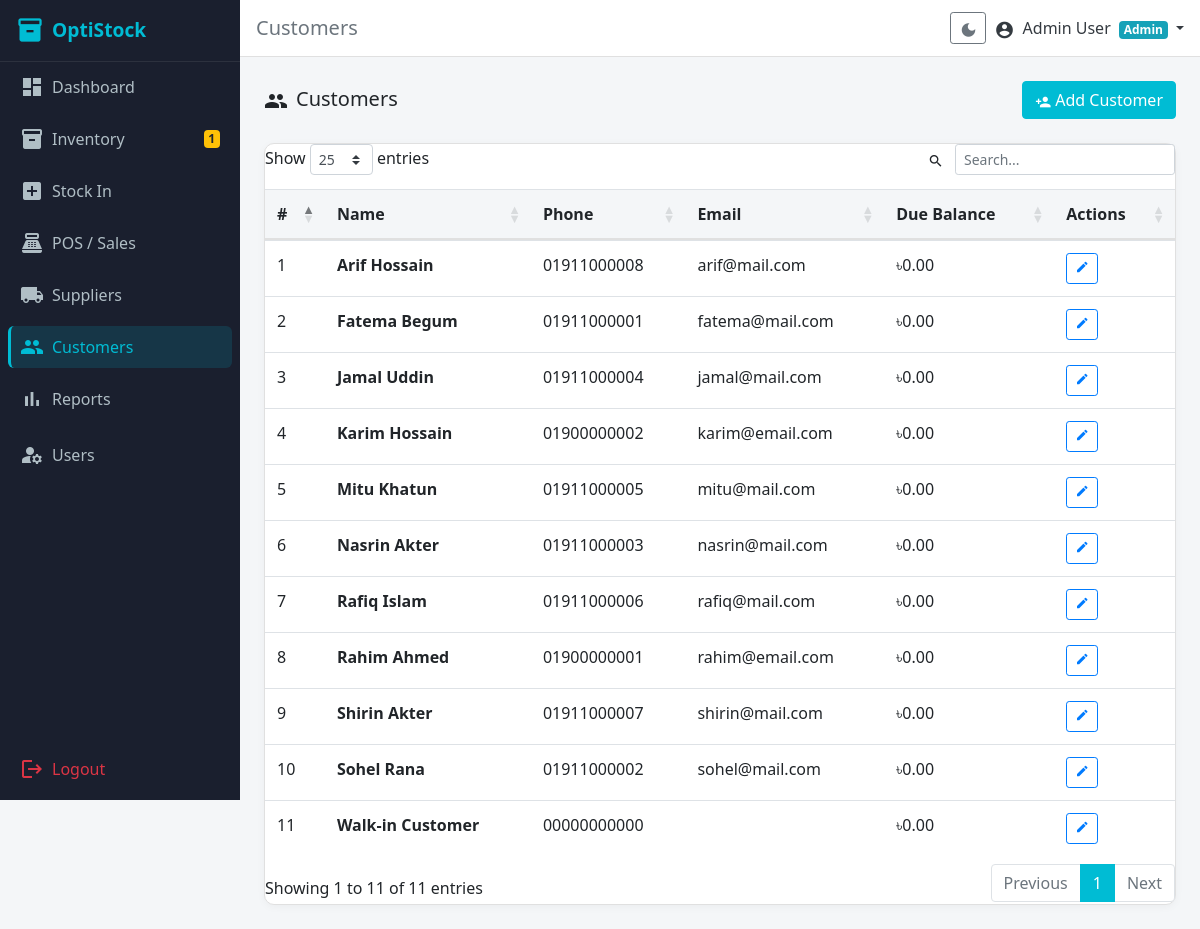
The app's page /modules/customers/index.php (signed in), older data.
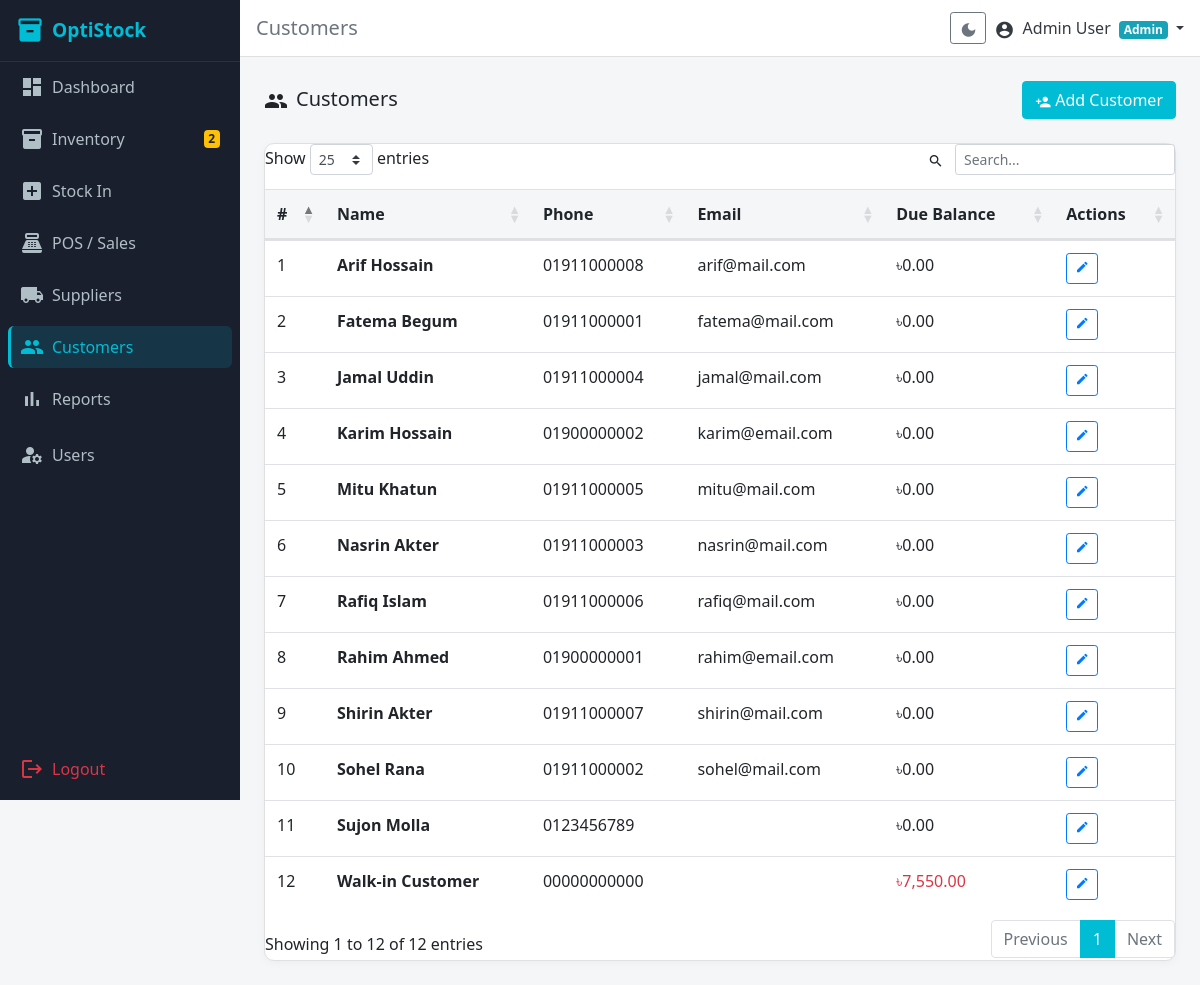
The same page, newer data.
### tables this page shows
CREATE TABLE `customers` (
  `id` int(10) UNSIGNED NOT NULL,
  `name` varchar(150) NOT NULL,
  `phone` varchar(20) DEFAULT NULL,
  `email` varchar(150) DEFAULT NULL,
  `address` text DEFAULT NULL,
  `due_balance` decimal(10,2) NOT NULL DEFAULT 0.00,
  `created_at` datetime NOT NULL DEFAULT current_timestamp()
);

### modules/customers/index.php (the view, shortened to what this page needs)
<?php
require_once __DIR__ . '/../../includes/auth_check.php';
$customers = $pdo->query('SELECT * FROM customers ORDER BY name')->fetchAll();
include __DIR__ . '/../../includes/header.php';
?>
<div class="d-flex justify-content-between align-items-center mb-4">
  <h5 class="mb-0"><span class="material-icons align-middle mr-2">people</span>Customers</h5>
  <a href="<?= BASE_URL ?>/modules/customers/add.php" class="btn btn-primary">
    <span class="material-icons align-middle mr-1" style="font-size:16px;">person_add</span>Add Customer
  </a>
</div>
<div class="card">
  <div class="table-responsive">
    <table class="table table-hover datatable mb-0">
      <thead>
        <tr><th>#</th><th>Name</th><th>Phone</th><th>Email</th><th>Due Balance</th><th>Actions</th></tr>
      </thead>
      <tbody>
        <?php foreach ($customers as $i => $c): ?>
        <tr>
          <td><?= $i + 1 ?></td>
          <td><strong><?= htmlspecialchars($c['name']) ?></strong></td>
          <td><?= htmlspecialchars($c['phone'] ?? '—') ?></td>
          <td><?= htmlspecialchars($c['email'] ?? '—') ?></td>
          <td><?= $c['due_balance'] > 0 ? '<span class="text-danger">৳' . number_format($c['due_balance'], 2) . '</span>' : '৳0.00' ?></td>
          <td>
            <a href="<?= BASE_URL ?>/modules/customers/edit.php?id=<?= $c['id'] ?>" class="btn btn-sm btn-outline-primary">
              <span class="material-icons" style="font-size:14px;">edit</span>
            </a>
          </td>
        </tr>
        <?php endforeach; ?>
      </tbody>
    </table>
  </div>
</div>
<?php
include __DIR__ . '/../../includes/footer.php';

### includes/sidebar.php (shortened to what this page needs)
<?php
$lowStockCount = 0;
if (isset($pdo)) {
    try {
        $ls = $pdo->query('SELECT COUNT(*) FROM products WHERE quantity <= low_stock_alert AND status = "active"');
        $lowStockCount = (int)$ls->fetchColumn();
    } catch (Exception $e) {}
}
$currentDir  = basename(dirname($_SERVER['PHP_SELF']));
function isActive(string $dir, string $file = ''): string {
    global $currentDir, $currentPage;
    if (!$file && $currentDir === $dir) return 'active';
    return '';
}
?>
<nav class="sidebar d-flex flex-column" id="sidebar">
  <div class="sidebar-header p-3 d-flex align-items-center">
    <span class="material-icons mr-2" style="color:#00BCD4;font-size:28px;">inventory_2</span>
    <span class="brand-text font-weight-bold" style="font-size:1.2rem;">OptiStock</span>
  </div>
  <ul class="nav flex-column px-2 flex-grow-1">
    <li class="nav-item py-1">
      <a class="nav-link <?= isActive('dashboard') ?>" href="<?= BASE_URL ?>/modules/dashboard/index.php">
        <span class="material-icons align-middle mr-2">dashboard</span>Dashboard
      </a>
    </li>
    <li class="nav-item py-1">
      <a class="nav-link <?= isActive('inventory') ?>" href="<?= BASE_URL ?>/modules/inventory/index.php">
        <span class="material-icons align-middle mr-2">inventory</span>Inventory
        <?php if ($lowStockCount > 0): ?>
          <span class="badge badge-warning ml-auto float-right"><?= $lowStockCount ?></span>
        <?php endif; ?>
      </a>
    </li>
    <li class="nav-item py-1">
      <a class="nav-link <?= isActive('stock_in') ?>" href="<?= BASE_URL ?>/modules/stock_in/index.php">
        <span class="material-icons align-middle mr-2">add_box</span>Stock In
      </a>
    </li>
    <li class="nav-item py-1">
      <a class="nav-link <?= isActive('sales') ?>" href="<?= BASE_URL ?>/modules/sales/pos.php">
        <span class="material-icons align-middle mr-2">point_of_sale</span>POS / Sales
      </a>
    </li>
    <li class="nav-item py-1">
      <a class="nav-link <?= isActive('suppliers') ?>" href="<?= BASE_URL ?>/modules/suppliers/index.php">
        <span class="material-icons align-middle mr-2">local_shipping</span>Suppliers
      </a>
    </li>
    <li class="nav-item py-1">
      <a class="nav-link <?= isActive('customers') ?>" href="<?= BASE_URL ?>/modules/customers/index.php">
        <span class="material-icons align-middle mr-2">people</span>Customers
      </a>
    </li>
    <li class="nav-item py-1">
      <a class="nav-link <?= isActive('reports') ?>" href="<?= BASE_URL ?>/modules/reports/sales_report.php">
        <span class="material-icons align-middle mr-2">bar_chart</span>Reports
      </a>
    </li>
    <?php if (($_SESSION['role'] ?? '') === 'admin'): ?>
    <li class="nav-item py-2">
      <a class="nav-link <?= isActive('users') ?>" href="<?= BASE_URL ?>/modules/users/index.php">
        <span class="material-icons align-middle mr-2">manage_accounts</span>Users
      </a>
    </li>
    <?php endif; ?>
    <li class="nav-item py-2 mt-auto">
      <a class="nav-link text-danger" href="<?= BASE_URL ?>/modules/auth/logout.php">
        <span class="material-icons align-middle mr-2">logout</span>Logout
      </a>
    </li>
  </ul>
</nav>

Row changes from the older to the newer data that the page shows:
added customers: name "Sujon Molla", phone "0123456789", due_balance "৳0.00"
changed customers "Walk-in Customer": due_balance (not shown) → "7,550.00"; due_balance "৳0.00" → "৳"
Text that changed along with them:
$lowStockCount: "1" → "2"
text written by a page script: "Show entries Showing 1 to 11 of 11 entries Previous 1 Next" → "Show entries Showing 1 to 12 of 12 entries Previous 1 Next"
